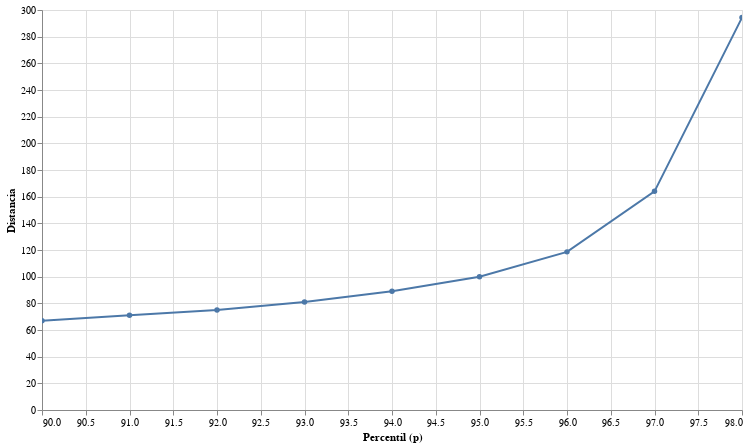

Notebook source saved alongside this figure:
### Code cell
outliers(df_drop,'duration_min',range(90,99),100)

### Figure 1 — Vega-Lite specification as saved in the notebook (floating-point values rounded to 4 significant figures)
{"config": {"view": {"continuousWidth": 300, "continuousHeight": 300}}, "data": {"name": "data-2c99999cf787f7e14c112b2f3b2a6489"}, "mark": {"type": "line", "point": true}, "encoding": {"tooltip": [{"field": "p", "format": ".1f", "title": "p", "type": "quantitative"}, {"field": "valor", "format": ".2f", "title": "distancia", "type": "quantitative"}], "x": {"field": "p", "title": "Percentil (p)", "type": "quantitative"}, "y": {"field": "valor", "title": "Distancia", "type": "quantitative"}}, "height": 400, "params": [{"name": "param_17", "select": {"type": "interval", "encodings": ["x", "y"]}, "bind": "scales"}], "width": 700, "$schema": "https://vega.github.io/schema/vega-lite/v5.20.1.json", "datasets": {"data-2c99999cf787f7e14c112b2f3b2a6489": [{"p": 90.0, "valor": 67.0}, {"p": 91.0, "valor": 71.0}, {"p": 92.0, "valor": 75.0}, {"p": 93.0, "valor": 81.0}, {"p": 94.0, "valor": 89.0}, {"p": 95.0, "valor": 100.0}, {"p": 96.0, "valor": 118.6}, {"p": 97.0, "valor": 164.0}, {"p": 98.0, "valor": 294.3}]}}
